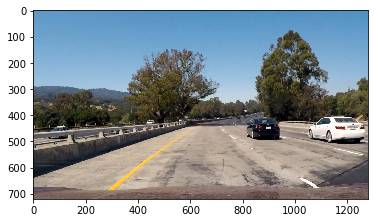
#> input picture output_images/test1.png, 378 x 223 px, given in place of test1.jpg, which was not available
$ jupyter execute --allow-errors vehicle_detection.ipynb   (shell and % lines are left out)   (older library calls are emulated)
#> lines starting #> are read from the running program, lines starting #| are printed output that depends on the picture; after the words box and inside, x2 and y2 are one past the last pixel; in counts of white or black regions, pixels touching at a corner belong together; pictures that were not available may be replaced by others from this repository, and a replacement may not be noted
[cell 1]
import numpy as np

from sklearn.model_selection import train_test_split
from sklearn import svm

[cell 2]
import cv2
import matplotlib.image as mpimg
import matplotlib.pyplot as plt

#> (a cell that did not finish here is left out)

#> (a cell that did not finish here is left out)

[cell 5]
from skimage.feature import hog

from sklearn.preprocessing import StandardScaler


pix_per_cell = 8
#> pix_per_cell = 8
cell_per_block = 2
orient = 9

#> (the rest of this cell did not finish here and is left out)

#> (a cell that did not finish here is left out)

[cell 7]
import os

def load_images(dirpath):
    imgs = []
    for root, _, filenames in os.walk(dirpath):
        for name in filenames:
            if not name.endswith(('.jpg', '.png')):
                continue
            filepath = os.path.join(root, name)
            img = mpimg.imread(filepath)
            imgs.append(img)
    return imgs

[cell 8]
vehicles = load_images('./data/vehicles/')

[cell 9]
non_vehicles = load_images('./data/non-vehicles/')

[cell 10]
print(len(vehicles))
print(len(non_vehicles))

[cell 11]
def bin_spatial(img, size=(32, 32)):
    # Use cv2.resize().ravel() to create the feature vector
    features = cv2.resize(img, size).ravel()
    # Return the feature vector
    return features

def color_hist(img, nbins=32, bins_range=(0, 256)):
    # Compute the histogram of the color channels separately
    channel1_hist = np.histogram(img[:,:,0], bins=nbins, range=bins_range)
    channel2_hist = np.histogram(img[:,:,1], bins=nbins, range=bins_range)
    channel3_hist = np.histogram(img[:,:,2], bins=nbins, range=bins_range)
    # Concatenate the histograms into a single feature vector
    hist_features = np.concatenate((channel1_hist[0], channel2_hist[0], channel3_hist[0]))
    # Return the individual histograms, bin_centers and feature vector
    return hist_features


def extract_features(imgs, *args, **kwargs):
    return [extract_feature(img, *args, **kwargs) for img in imgs]


def extract_feature(img, cspace='YCrCb', spatial_size=(32, 32), hist_bins=32,
                    hist_range=(0, 256), pix_per_cell=8, cell_per_block=2,
                    orient=9, hog_channel='ALL'):
    # apply color conversion if other than 'RGB'
    if cspace != 'RGB':
        if cspace == 'HSV':
            feature_image = cv2.cvtColor(img, cv2.COLOR_RGB2HSV)
        elif cspace == 'LUV':
            feature_image = cv2.cvtColor(img, cv2.COLOR_RGB2LUV)
        elif cspace == 'HLS':
            feature_image = cv2.cvtColor(img, cv2.COLOR_RGB2HLS)
        elif cspace == 'YUV':
            feature_image = cv2.cvtColor(img, cv2.COLOR_RGB2YUV)
        elif cspace == 'YCrCb':
            feature_image = cv2.cvtColor(img, cv2.COLOR_RGB2YCrCb)
    else:
        feature_image = np.copy(img)

    spatial_features = bin_spatial(feature_image, size=spatial_size)
    hist_features = color_hist(feature_image, nbins=hist_bins, bins_range=hist_range)

    if hog_channel == 'ALL':
        hog_features = []
        for channel in range(img.shape[2]):
            hog_features.append(hog(img[:,:,channel], orientations=orient,
                      pixels_per_cell=(pix_per_cell, pix_per_cell),
                      cells_per_block=(cell_per_block, cell_per_block),
                      visualise=False, feature_vector=True))
        hog_features = np.ravel(hog_features)
    else:
        hog_features = hog(img[:,:,hog_channel], orientations=orient,
                      pixels_per_cell=(pix_per_cell, pix_per_cell),
                      cells_per_block=(cell_per_block, cell_per_block),
                      visualise=False, feature_vector=True)

    features = np.concatenate((spatial_features, hist_features, hog_features))
    return features

#> (a cell that did not finish here is left out)

#> (a cell that did not finish here is left out)

[cell 14]
vehicle_features = extract_features(vehicles)

[cell 15]
nonvehicle_features = extract_features(non_vehicles)

[cell 16]
X = np.vstack((vehicle_features, nonvehicle_features)).astype(np.float64)
#> (the rest of this cell did not finish here and is left out)

[cell 17]
y = np.hstack((np.ones(len(vehicle_features)),
              np.zeros(len(nonvehicle_features))))

#> (a cell that did not finish here is left out)

[cell 19]
svc = svm.LinearSVC(C=0.1)

#> (a cell that did not finish here is left out)

#> (a cell that did not finish here is left out)

[cell 22]
def slide_window(img, x_start_stop=[None, None], y_start_stop=[None, None],
                    xy_window=(64, 64), xy_overlap=(0.5, 0.5)):
    # If x and/or y start/stop positions not defined, set to image size
    if x_start_stop[0] == None:
        x_start_stop[0] = 0
    if x_start_stop[1] == None:
        x_start_stop[1] = img.shape[1]
    if y_start_stop[0] == None:
        y_start_stop[0] = 0
    if y_start_stop[1] == None:
        y_start_stop[1] = img.shape[0]
    # Compute the span of the region to be searched
    xspan = x_start_stop[1] - x_start_stop[0]
    yspan = y_start_stop[1] - y_start_stop[0]
    # Compute the number of pixels per step in x/y
    nx_pix_per_step = np.int(xy_window[0]*(1 - xy_overlap[0]))
    ny_pix_per_step = np.int(xy_window[1]*(1 - xy_overlap[1]))
    # Compute the number of windows in x/y
    nx_buffer = np.int(xy_window[0]*(xy_overlap[0]))
    ny_buffer = np.int(xy_window[1]*(xy_overlap[1]))
    nx_windows = np.int((xspan-nx_buffer)/nx_pix_per_step)
    ny_windows = np.int((yspan-ny_buffer)/ny_pix_per_step)
    # Initialize a list to append window positions to
    window_list = []
    # Loop through finding x and y window positions
    # Note: you could vectorize this step, but in practice
    # you'll be considering windows one by one with your
    # classifier, so looping makes sense
    for ys in range(ny_windows):
        for xs in range(nx_windows):
            # Calculate window position
            startx = xs*nx_pix_per_step + x_start_stop[0]
            endx = startx + xy_window[0]
            starty = ys*ny_pix_per_step + y_start_stop[0]
            endy = starty + xy_window[1]
            # Append window position to list
            window_list.append(((startx, starty), (endx, endy)))
    # Return the list of windows
    return window_list

[cell 23]
def draw_boxes(img, bboxes, color=(0, 0, 255), thick=6):
    # Make a copy of the image
    imcopy = np.copy(img)
    # Iterate through the bounding boxes
    for bbox in bboxes:
        # Draw a rectangle given bbox coordinates
        cv2.rectangle(imcopy, bbox[0], bbox[1], color, thick)
    # Return the image copy with boxes drawn
    return imcopy

[cell 24]
img = mpimg.imread('./test_images/test1.jpg')
#> img is the input picture: shape (223, 378, 4) float32; mean R, G, B, A 0.57, 0.602, 0.622, 0.765

[cell 25]
plt.imshow(img)

[cell 26]
windows = slide_window(img, xy_window=(128,128), xy_overlap=(0.25, 0.25))
#> windows = [((0, 0), (128, 128)), ((96, 0), (224, 128)), ((192, 0), (320, 128))]

[cell 27]
plt.imshow(draw_boxes(img, windows, thick=3))
#> the loop in draw_boxes, `for bbox in bboxes:` made 3 passes
#> bbox on passes 1 to 3: ((0, 0), (128, 128)), ((96, 0), (224, 128)), ((192, 0), (320, 128))
#> after the loop in draw_boxes, `for bbox in bboxes:`: imcopy: shape (223, 378, 4) float32; 7.15% of pixels changed, all inside (x1, y1, x2, y2) = (0, 0, 323, 131)
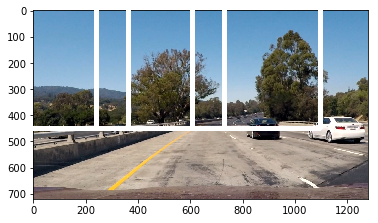
#> shown: shape (223, 378, 4) float32; mean R, G, B, A 0.527, 0.556, 0.645, 0.713; transparent parts drawn white

[cell 28]
def generate_all_windows(img, overlap=0.75):
    windows = []

    windows += slide_window(img, x_start_stop=[704, None],
                            y_start_stop=[375, 439], xy_window=(int(96*1.25), 96),
                            xy_overlap=(overlap, overlap))
    windows += slide_window(img, x_start_stop=[768, None],
                            y_start_stop=[375, 567], xy_window=(int(96*1.25), 96),
                            xy_overlap=(overlap*0.9, overlap*0.9))
    windows += slide_window(img, x_start_stop=[768, None],
                            y_start_stop=[375, 695], xy_window=(int(224*1.25), 224),
                            xy_overlap=(overlap*1., overlap*1.))
    return windows


def search_windows(img, windows, scaler, svc):
    X_test = []
    for window in windows:
        # TODO: make this more readable
        img_window = cv2.resize(img[window[0][1]:window[1][1], window[0][0]:window[1][0]], (64, 64))
        features = extract_feature(img_window, cspace='RGB')
        X_test.append(features)

    predict = svc.predict(scaler.transform(np.array(X_test)))

    hot_windows = []
    for i, pred in enumerate(predict):
        if pred == 1.:
            hot_windows.append(windows[i])
    return hot_windows

[cell 29]
img = mpimg.imread('./test_images/test1.jpg') / 255.
windows = generate_all_windows(img)
#> in generate_all_windows, `windows += slide_window(img, x_start_stop=[704, None], y_start_stop=[3..`: windows = []
#> windows = []
# windows = slide_window(img)
#> (the rest of this cell did not finish here and is left out)

[cell 30]
img.shape
#> Out = (223, 378, 4)

[cell 31]
extract_feature(img / 255., cspace='RGB')
#> in bin_spatial, `features = cv2.resize(img, size).ravel()`: features = 4096 values, max 1.54e-05 at index 0, min 0 at index 3, mean 9.75e-06
#> in extract_feature, `spatial_features = bin_spatial(feature_image, size=spatial_size)`: spatial_features has the same summary as features in bin_spatial
#> in color_hist, `hist_features = np.concatenate((channel1_hist[0], channel2_hist[0], ch..`: hist_features = 96 values, max 84294 at index 0, min 0 at index 1, mean 2634.2
#> after the loop in extract_feature, `for channel in range(img.shape[2]):`: hog_features = 4 items

[cell 32]
def add_heat(heatmap, bbox_list):
    # Iterate through list of bboxes
    for box in bbox_list:
        # Add += 1 for all pixels inside each bbox
        # Assuming each "box" takes the form ((x1, y1), (x2, y2))
        heatmap[box[0][1]:box[1][1], box[0][0]:box[1][0]] += 1

    # Return updated heatmap
    return heatmap

def apply_threshold(heatmap, threshold):
    # Zero out pixels below the threshold
    heatmap[heatmap <= threshold] = 0
    # Return thresholded map
    return heatmap

[cell 33]
heat_map = np.zeros_like(img[:,:,0])
#> heat_map: shape (223, 378) float32; every value is 0
#> (the rest of this cell did not finish here and is left out)

[cell 34]
plt.imshow(heat_map, cmap='hot')

[cell 35]
plt.imshow(img)

[cell 36]
from scipy.ndimage.measurements import label
labels = label(heat_map)

[cell 37]
labels

[cell 38]
print(labels[1], 'cars found')
#| 0 cars found
plt.imshow(labels[0], cmap='gray')

[cell 39]
def draw_labeled_bboxes(img, labels):
    # Iterate through all detected cars
    for car_number in range(1, labels[1]+1):
        # Find pixels with each car_number label value
        nonzero = (labels[0] == car_number).nonzero()
        # Identify x and y values of those pixels
        nonzeroy = np.array(nonzero[0])
        nonzerox = np.array(nonzero[1])
        # Define a bounding box based on min/max x and y
        bbox = ((np.min(nonzerox), np.min(nonzeroy)), (np.max(nonzerox), np.max(nonzeroy)))
        # Draw the box on the image
        cv2.rectangle(img, bbox[0], bbox[1], (0,0,255), 6)
    # Return the image
    return img


$ run again, with output_images/test2.png copied over output_images/test1.png
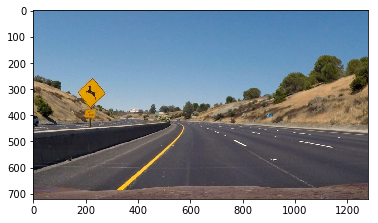
#> input picture output_images/test2.png, 378 x 223 px, given in place of test1.jpg, which was not available
#> pix_per_cell = 8
#> img is the input picture: shape (223, 378, 4) float32; mean R, G, B, A 0.527, 0.561, 0.592, 0.765
#> `windows = slide_window(img, xy_window=(128,128), xy_overlap=(0.25, 0.2..`: windows = [((0, 0), (128, 128)), ((96, 0), (224, 128)), ((192, 0), (320, 128))]
#> the loop in draw_boxes, `for bbox in bboxes:` made 3 passes
#> bbox on passes 1 to 3: ((0, 0), (128, 128)), ((96, 0), (224, 128)), ((192, 0), (320, 128))
#> `[cell 27] plt.imshow(draw_boxes(img, windows, thick=3))`:
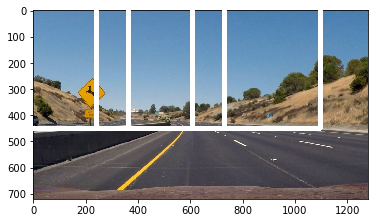
#> shown: shape (223, 378, 4) float32; mean R, G, B, A 0.484, 0.516, 0.616, 0.713; transparent parts drawn white
#> in generate_all_windows, `windows += slide_window(img, x_start_stop=[704, None], y_start_stop=[3..`: windows = []
#> features = 4096 values, max 1.54e-05 at index 0, min 0 at index 3, mean 9.34e-06
#> spatial_features has the same summary as features in bin_spatial
#> in color_hist, `hist_features = np.concatenate((channel1_hist[0], channel2_hist[0], ch..`: hist_features = 96 values, max 84294 at index 0, min 0 at index 1, mean 2634.2
#> after the loop in extract_feature, `for channel in range(img.shape[2]):`: hog_features = 4 items
#> heat_map: shape (223, 378) float32; every value is 0
#| 0 cars found

$ run again, with output_images/test4.png copied over output_images/test1.png
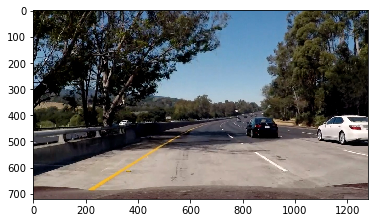
#> input picture output_images/test4.png, 378 x 223 px, given in place of test1.jpg, which was not available
#> pix_per_cell = 8
#> img is the input picture: shape (223, 378, 4) float32; mean R, G, B, A 0.485, 0.487, 0.488, 0.765
#> `windows = slide_window(img, xy_window=(128,128), xy_overlap=(0.25, 0.2..`: windows = [((0, 0), (128, 128)), ((96, 0), (224, 128)), ((192, 0), (320, 128))]
#> the loop in draw_boxes, `for bbox in bboxes:` made 3 passes
#> bbox on passes 1 to 3: ((0, 0), (128, 128)), ((96, 0), (224, 128)), ((192, 0), (320, 128))
#> `[cell 27] plt.imshow(draw_boxes(img, windows, thick=3))`:
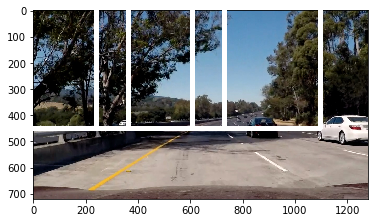
#> shown: shape (223, 378, 4) float32; mean R, G, B, A 0.452, 0.454, 0.525, 0.713; transparent parts drawn white
#> in generate_all_windows, `windows += slide_window(img, x_start_stop=[704, None], y_start_stop=[3..`: windows = []
#> features = 4096 values, max 1.54e-05 at index 0, min 0 at index 3, mean 8.5e-06
#> spatial_features has the same summary as features in bin_spatial
#> in color_hist, `hist_features = np.concatenate((channel1_hist[0], channel2_hist[0], ch..`: hist_features = 96 values, max 84294 at index 0, min 0 at index 1, mean 2634.2
#> after the loop in extract_feature, `for channel in range(img.shape[2]):`: hog_features = 4 items
#> heat_map: shape (223, 378) float32; every value is 0
#| 0 cars found
